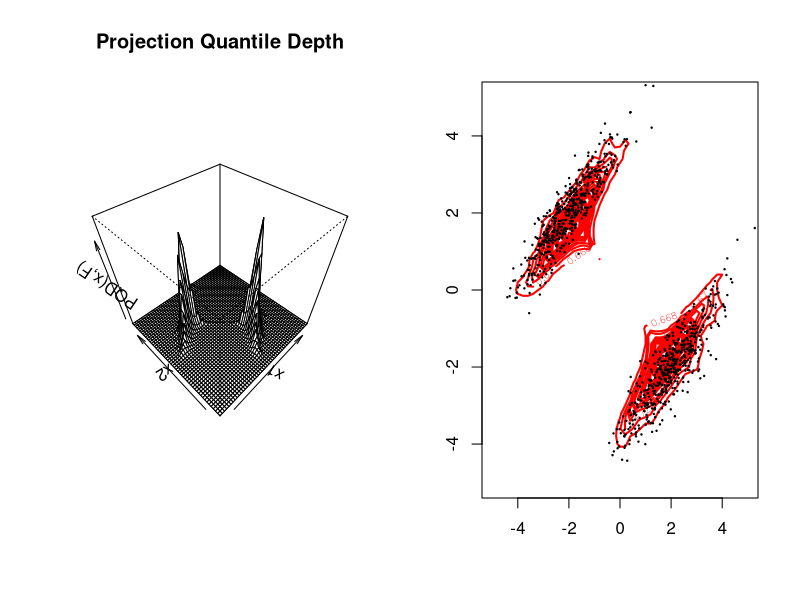
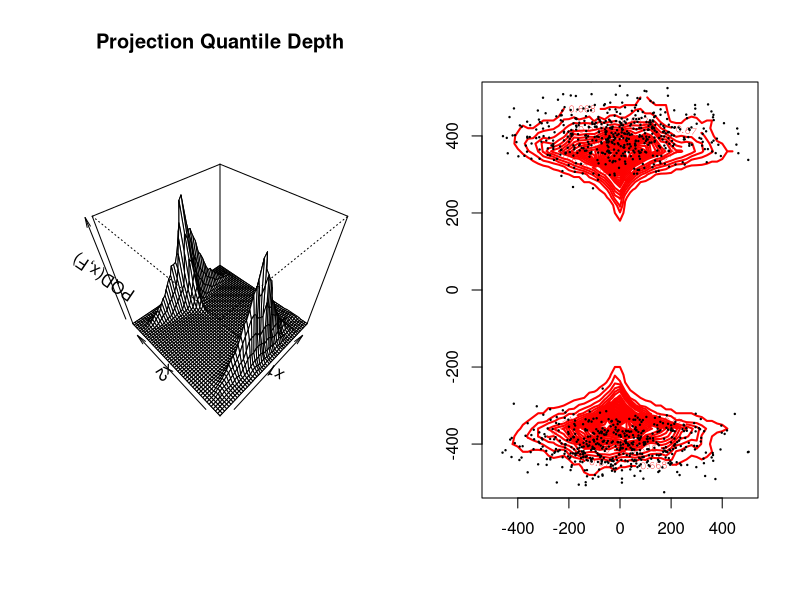
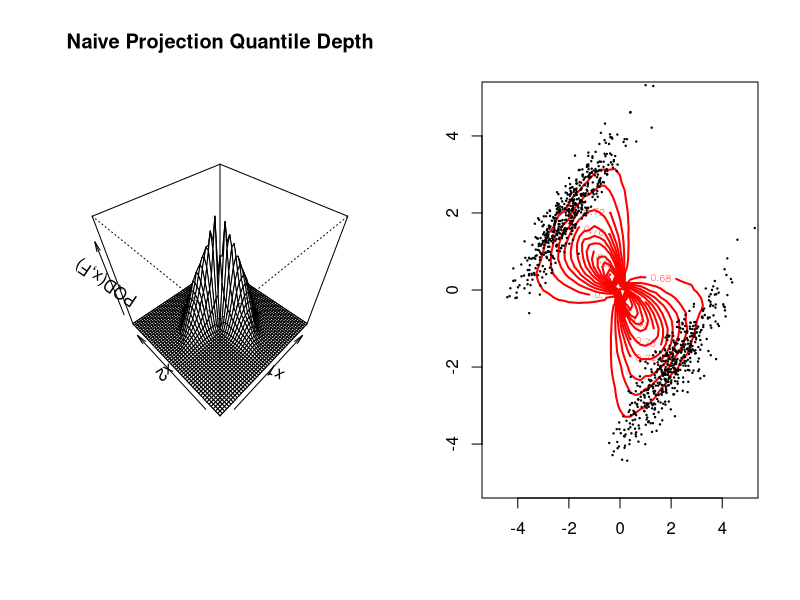

The R script that drew these images, in order:
## PQDSim: Initial simulations of Projection quantile depth and comparisions with projection depth
## v2: Comparison between sup and naive projection quantile depths

## Functions
## function to generate from multivariate normal
my.mvrnorm = function(n, mu, Sigma){
  p = length(mu)
  # compute square root of covariance matrix
  eo=eigen(Sigma, symmetric=TRUE)
  sigma.sqrt=eo$vec%*%diag(eo$val^0.5)%*%t(eo$vec)
  
  # generate random normals from runif by box-muller transform
  rnorm.vec = sqrt(-2*log(runif(n*p)))*cos(2*pi*runif(n*p))
  
  # generate sample matrix
  sample.matrix = matrix(rep(mu, n), nrow=n, byrow=T) +
    matrix(rnorm.vec, nrow=n, ncol=p)%*%sigma.sqrt
  return(sample.matrix)
}

ones = function(m,n){
  matrix(1, nrow=m, ncol=n)
}

## function to calculate weighted projection quantile depth
wEPQD = function(X, sig, mingrid, maxgrid, res=.2, nu=1e3){
  
  b = apply(X, 2, median)
  X0 = X - ones(nrow(X),1) %*% b
    
  # make grid of points
  pts = seq(mingrid, maxgrid, by=res)
  lengrid = length(pts)
  xcoord = rep(pts, rep(lengrid,lengrid))
  ycoord = rep(pts, lengrid)
  xygrid = cbind(xcoord,ycoord)
  rm(xcoord,ycoord)
  grid0 = xygrid - ones(nrow(xygrid),1) %*% b
    
  ## get matrix of weighted PQDs for all points
  npt = dim(xygrid)[1]
  Fuxu.mat = matrix(0, nrow=npt, ncol=nu)
  
  # loop over nu pts on unit circle then take max
  for(iu in 1:nu){
    u = as.matrix(rnorm(2)); u = u/sqrt(sum(u^2))
    I.minus.Pu = diag(2) - u%*%t(u)
    
    Xuperp = X0 %*% I.minus.Pu
    scaled.perp = sqrt(Xuperp^2 %*% ones(ncol(X),1))
    #w = ifelse(scaled.perp>sig, 0, 1)
    #w = sig*exp(-scaled.perp/sig)
    w = 1
    w = dnorm(scaled.perp, sd=sig)
    uecdf = ecdf(w * (X0%*%u))
    
    gridperp = grid0 %*% I.minus.Pu
    scaled.gridperp = sqrt(gridperp^2 %*% ones(ncol(X),1))
    #wu = ifelse(scaled.gridperp>sig, 0, 1)
    #wu = sig*exp(-scaled.gridperp/sig)
    wu = dnorm(scaled.gridperp, sd=sig)
    Fuxu.mat[,iu] = uecdf(wu * (grid0%*%u))
  }
  EPQD.vec = 1/(1+apply(abs(Fuxu.mat-.5), 1, max))
  
  # check if contains origin... if so, assign NA to that depth
#   which0 = which(xygrid[,1]==0 & xygrid[,2]==0)
#   if(length(which0>0)){
#     EPQD.vec[which0] = NA
#   } 
  
  ## plot result
  par(mfrow=c(1,2))
  persp(pts, pts, matrix(EPQD.vec, nrow=lengrid, byrow=T),
        main="Projection Quantile Depth",
        xlab="x1", ylab="x2", zlab="PQD(x,F)",
        theta=-45, phi=45)
  
  # contour plot
  z = contour(pts, pts, matrix(EPQD.vec, nrow=lengrid, byrow=T),
              lwd=2, col="red", nlevels=20)
  points(X, pch=19, cex=.2)
  par(mfrow=c(1,1))
  
  return(cbind(xygrid,EPQD.vec))
  
}

## Empirically calculate PQD with grid search
# Bivariate normal mixture
set.seed(120214)
sig = matrix(c(1,.9,.9,1), nrow=2)
sig2 = matrix(c(1,-.9,-.9,1), nrow=2)
X1 = my.mvrnorm(500, mu=c(-2,2), Sigma=sig)
X3 = my.mvrnorm(500, mu=c(2,-2), Sigma=sig)
X = rbind(X1,X3)

## rotation invariance
m=100
O = matrix(c(1,1,1,-1), ncol=2)*m
k1 = wEPQD(X, sig=.7, mingrid=-5, maxgrid=5)
k2 = wEPQD(X %*% O, sig=m, mingrid=-5*m, maxgrid=5*m, res=.2*m)
max(abs(k1-k2), na.rm=T)

# naive PQD
sig=1

b = apply(X, 2, median)
X0 = X - ones(nrow(X),1) %*% b

# make grid of points
mingrid=-5
maxgrid=5
res=.2

pts = seq(mingrid, maxgrid, by=res)
lengrid = length(pts)
xcoord = rep(pts, rep(lengrid,lengrid))
ycoord = rep(pts, lengrid)
xygrid = cbind(xcoord,ycoord)
rm(xcoord,ycoord)
grid0 = xygrid - ones(nrow(xygrid),1) %*% b


npt = dim(xygrid)[1]
EPQD.vec = rep(0, npt)
normsq.X = apply(X0^2,1,sum)
normsq.grid = apply(grid0^2,1,sum)

for(i in 1:npt){
  u = grid0[i,]; u = u/sqrt(sum(u^2))
  Xu = X0%*%u
  Xuperp = sqrt(normsq.X - Xu^2)
  w = dnorm(Xuperp, sd=sig)
  #w = dcauchy(Xuperp, scale=sig)
  uecdf = ecdf(w*Xu)
  
  igrid.u = grid0[i,]%*%u
  iwu = dnorm(0, sd=sig)
  #wu = dcauchy(sqrt(apply(xygrid^2,1,sum) - xygrid.u^2), scale=sig)
  EPQD.vec[i] = 1/(1+abs(uecdf(iwu*igrid.u)-.5))
}

par(mfrow=c(1,2))
persp(pts, pts, matrix(EPQD.vec, nrow=lengrid, byrow=T),
      main="Naive Projection Quantile Depth",
      xlab="x1", ylab="x2", zlab="PQD(x,F)",
      theta=-45, phi=45)

# contour plot
z = contour(pts, pts, matrix(EPQD.vec, nrow=lengrid, byrow=T),
            lwd=2, col="red", nlevels=20)
points(X, pch=19, cex=.2)
par(mfrow=c(1,1))

# require(rgl)
# rgl.surface(x=pts, y=matrix(k1[,3], nrow=lengrid, byrow=T), z=pts, color="blue")
